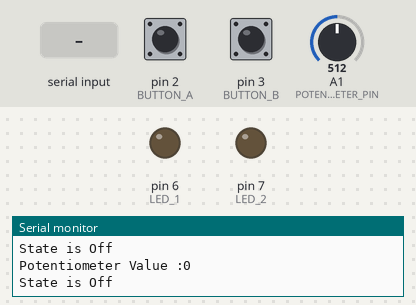
The sketch below on a simulated Arduino Uno, built with avr-gcc and run on an emulated ATmega328P. Shown: output pins drawn as LEDs (lit = HIGH), the last lines printed to the serial monitor. Inputs (shaded band) come from the test bench; at power-on: pin 2 (BUTTON_A) LOW, A1 (POTENTIOMETER_PIN) = 512, pin 3 (BUTTON_B) LOW.

Above: at 1.2 s.
1.3 s: pin 2 (BUTTON_A) pulled HIGH for 0.15 s
At 2.0 s:
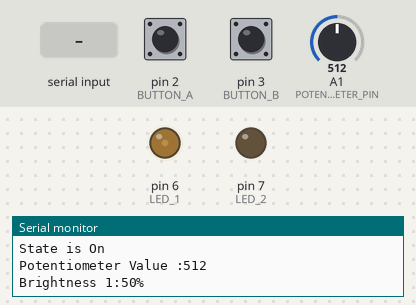
2.9 s: A1 (POTENTIOMETER_PIN) set to 1023
At 3.9 s:
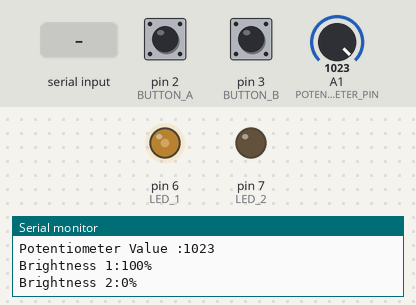
4.4 s: "MODE1\n" received over Serial
At 5.7 s:
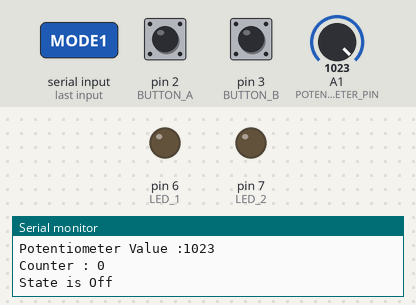
6.0 s: pin 3 (BUTTON_B) pulled HIGH for 0.15 s
At 7.2 s:
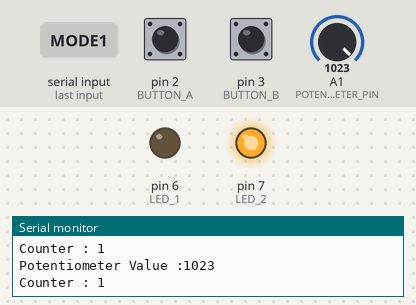
7.6 s: pin 3 (BUTTON_B) pulled HIGH for 1 s
At 8.3 s:
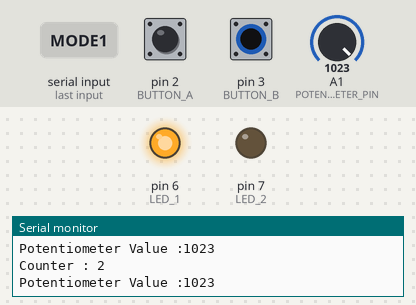
10.1 s: pin 3 (BUTTON_B) pulled HIGH for 3.2 s
At 11.2 s:
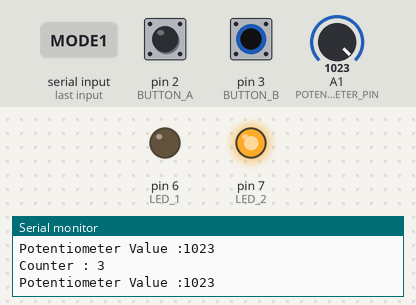
Timing chart, 0 to 13.1 s (numbered marks = the images above; inputs shaded):
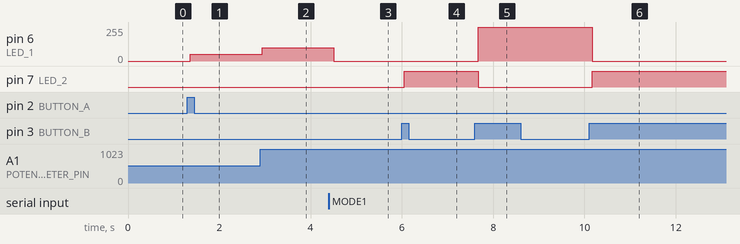

Measured:
- after the input at 1.3 s, pin 6 (LED_1): 0/255 → 50/255 after 0.07 s
- after the input at 2.9 s, pin 6 (LED_1): 50/255 → 100/255 at once
- after the input at 4.4 s, pin 6 (LED_1): 100/255 → 0/255 after 0.10 s
- after the input at 6.0 s, pin 7 (LED_2): LOW → HIGH after 0.05 s
- after the input at 7.6 s, pin 6 (LED_1): 0/255 → 255/255 after 0.07 s; pin 7 (LED_2): HIGH → LOW after 0.07 s
- after the input at 10.1 s, pin 6 (LED_1): 255/255 → 0/255 after 0.07 s; pin 7 (LED_2): LOW → HIGH after 0.07 s

The sketch:

Test_Case_FXMedia.ino
```cpp
#define LED_1 6
#define LED_2 7
#define BUTTON_A 2
#define BUTTON_B 3
#define POTENTIOMETER_PIN A1

unsigned long delayTime = 20000;
unsigned long delayStart = 0;
unsigned long delaytkn = 0;

String Mode;

byte lastButtonState1 = LOW;
byte lastButtonState2 = LOW;
byte buttonState1;
byte buttonState2;
bool LEDOn = true;
bool cond = true;
bool sw = true;
bool ah = true;


int LastpValue;
int pValue;
int brightness_1;
int brightness_2;
int i;
int j;
int k;

void setup()
{
  Serial.begin(9600);
  pinMode(LED_1, OUTPUT);
  pinMode(LED_2, OUTPUT);
  pinMode(BUTTON_A, INPUT);
  pinMode(BUTTON_B, INPUT);

}

void loop()
{

  if (Serial.available()) {
    Mode = Serial.readStringUntil('\n');
    Serial.println(Mode);
    if (Mode == "MODE1" || Mode == "MODE2") {
      sw = false;
      ah = false;
    }
    if (Mode == "EXIT") {
      sw = true;
      LEDOn == true;
      ah == true;
      Mode = "";
    }
  }

  button();

  if (LEDOn == false && sw == true) {
    control_1();
    Serial.println("State is On");
  }

  if (sw == false) {
    control_2();
    LEDOn = false;
  }

  if (LEDOn == true || ah == false) {
    digitalWrite(LED_1, LOW);
    digitalWrite(LED_2, LOW);
    Serial.println("State is Off");
  }

  if ((millis() - delayStart) >= delayTime) {
    LEDOn = true;
    if (cond == false || pValue > LastpValue + 5 || pValue < LastpValue - 5) {
      delayStart = millis();
      LEDOn = false;
    }
  }

  Serial.print("Potentiometer Value :");
  Serial.print(pValue);
  Serial.println("");

  if (pValue >= LastpValue + 3 || pValue <= LastpValue - 3)
  {
    LastpValue = pValue;
  }
}

void control_1() {
  pValue = analogRead(POTENTIOMETER_PIN);

  if (cond) {
    brightness_1 = map(pValue, 0, 1023, 0, 100);
    brightness_2 = map(pValue, 0, 1023, 100, 0);
    analogWrite(LED_1, brightness_1);
    analogWrite(LED_2, brightness_2);
  }
  else {
    brightness_1 = map(pValue, 0, 1023, 100, 0);
    brightness_2 = map(pValue, 0, 1023, 0, 100);
    analogWrite(LED_1, brightness_1);
    analogWrite(LED_2, brightness_2);
  }
  Serial.print("Brightness 1:");
  Serial.print(brightness_1);
  Serial.println("%");
  Serial.print("Brightness 2:");
  Serial.print(brightness_2);
  Serial.println("%");
  delay(100);
}

void control_2() {
  Serial.print("Counter : ");
  Serial.println(k);

  if (millis() - delaytkn < 3000) {
    if (k == 1 && millis() - delaytkn < 500) {
      digitalWrite(LED_2, HIGH);
      ah = true;
    }
    if (k == 2 && millis() - delaytkn < 500) {
      digitalWrite(LED_1, HIGH);
      digitalWrite(LED_2, LOW);
    }
    if (k == 3 && millis() - delaytkn < 500) {
      digitalWrite(LED_1, LOW);
      digitalWrite(LED_2, HIGH);
    }
    if (k == 4 && millis() - delaytkn < 800) {
      digitalWrite(LED_1, HIGH);
    }
    if (k == 5 && millis() - delaytkn < 1000) {
      ah = false;
    }
  }
  else {
    k = 0;
  }
}


void button() {
  buttonState1 = digitalRead(BUTTON_A);
  buttonState2 = digitalRead(BUTTON_B);
  if (buttonState1 != lastButtonState1) {
    lastButtonState1 = buttonState1;
    if (lastButtonState1 == HIGH) { // button has been released
      LEDOn = false;
      delayStart = millis();
      i++;
    }
    if (i > 1) {
      LEDOn = true;
      i = 0;
    }
    delay(50);
  }

  if (buttonState2 != lastButtonState2) {
    lastButtonState2 = buttonState2;
    if (buttonState2 == HIGH && LEDOn == false && sw == true) { // button has been released
      cond = ! cond;
      j++;
    }
    if (sw == false) {
      if (buttonState2 == HIGH && Mode == "MODE1") { // button has been released
        k++;
        delaytkn = millis();
      }
      if (buttonState2 == HIGH && Mode == "MODE2") {
        ah = true;
        digitalWrite(LED_1, HIGH);
        digitalWrite(LED_2, HIGH);
      }
      if (buttonState2 == LOW && Mode == "MODE2") {
        digitalWrite(LED_1, LOW);
        digitalWrite(LED_2, LOW);
      }
    }
    delay(50);
  }
}
```
